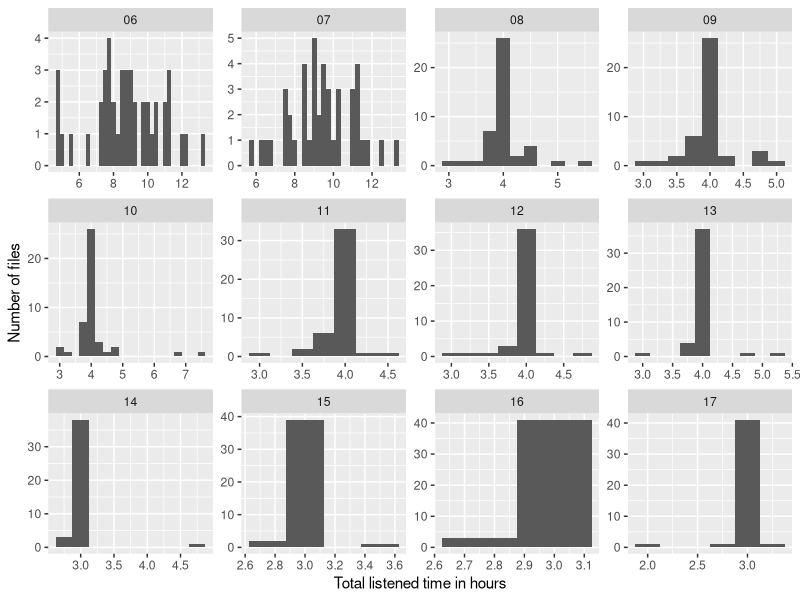

Recreate this plot in R.
## ---- chunk 1
knitr::opts_chunk$set(echo = TRUE)
#knitr::opts_knit$set(root.dir = normalizePath(".."))
#eb: i commented out the above so paths will work as they should; under
# knit you always want the knit directory to be the *project* directory
library(tidyverse)
library(kableExtra)
library(skimr)

## ---- chunk 2

listened_time <- read_csv("../output/Total_Listen_Time_Summary.csv")
listened_time_with_months <- listened_time %>% 
  separate(filename, into = c("subj","month"), sep = "_", extra="drop",remove=F)
skim(listened_time_with_months)
## ---- chunk 3
avgs <- listened_time_with_months %>% 
  group_by(month) %>% 
  summarise(mean_listen_time = round(mean(total_listen_time_hour), 2),
            sd_listen_time = round(sd(total_listen_time_hour),2),
            max = max(total_listen_time_hour), 
            min = min(total_listen_time_hour)
            )
knitr::kable(
  avgs,
  caption = "Mean, maximum and minimum listened time per month in hours"
) %>%
  kable_styling(bootstrap_options = c("striped", "hover", "condensed"), full_width = T, fixed_thead = T)

## ---- chunk 4
knitr::kable(
  listened_time_with_months[1:5,] %>% select(filename, ends_with("hour")),
  caption = "A tibble of listened time csv file"
) %>%
    kable_styling(bootstrap_options = c("striped", "hover", "condensed"), full_width = F, position = 'left')
## ---- chunk 5
ggplot(data = listened_time_with_months) + geom_histogram(mapping = aes(x = total_listen_time_hour),binwidth=.25) + facet_wrap(~ month, scales = "free") +
  labs(x = "Total listened time in hours", y = "Number of files")
## ---- chunk 6
headers <- c(
  "filename", 
  "month", 
  "silence_time_hour", 
  "skip_time_hour", 
  "skip_silence_overlap_hour", 
  "end_time_hour", 
  "total_listen_time_hour"
  )
sixseven_summary <- 
  listened_time_with_months %>%
  select(headers) %>%
  filter(month %in% c("06","07") & (total_listen_time_hour>12 | total_listen_time_hour<8)) %>%
  mutate(calculation_of_listen_time_hour = sprintf("= %s - (%s + %s - %s)", end_time_hour, skip_time_hour, silence_time_hour, skip_silence_overlap_hour)) %>% 
  arrange(total_listen_time_hour)

knitr::kable(sixseven_summary) %>%
  kable_styling(bootstrap_options = c("striped", "hover", "condensed", "bordered"), full_width = F, fixed_thead = T)
## ---- chunk 7
alternative <- listened_time_with_months %>%
  filter(month %in% c("06", "07")) %>%
  select(headers) %>%
  mutate(case1 = end_time_hour - (silence_time_hour - skip_silence_overlap_hour), case2 = end_time_hour - silence_time_hour) %>%
  filter(case1 > 12 | case1 < 8 | case2 > 12 | case2 < 8) %>% 
  arrange(total_listen_time_hour)

knitr::kable(alternative) %>%
  kable_styling(bootstrap_options = c("striped", "hover", "condensed", "bordered"), full_width = F, fixed_thead = T)
## ---- chunk 8
eight2thirteen <- 
  listened_time_with_months %>% 
  filter(month %in% c("08","09","10","11","12","13") & (total_listen_time_hour>4.25 | total_listen_time_hour<3.75 | num_raw_subregion<5)) %>%
  select(filename, month, ends_with("hour"),  -skip_silence_overlap_hour, contains("raw")) %>% 
  arrange(total_listen_time_hour)

listened_time_with_months %>% 
   filter(month %in% c("08","09","10","11","12","13") & num_raw_subregion<5) %>% 
  select(filename, month, ends_with("hour"),  -skip_silence_overlap_hour, contains("raw")) %>% 
  arrange(total_listen_time_hour) %>%
  knitr::kable() %>%
  kable_styling(bootstrap_options = c("striped", "hover", "condensed", "bordered"), full_width = F, fixed_thead = T)

## ---- chunk 9
knitr::kable(eight2thirteen, table.attr='class="bigTable"') %>%
    kable_styling(bootstrap_options = c("striped", "hover", "condensed", "bordered"), full_width = F, fixed_thead = T, position="left")
## ---- chunk 10
fourteen2seventeen <-
  listened_time_with_months %>% 
  filter(month %in% c("14","15","16","17") & (total_listen_time_hour>3.25 | total_listen_time_hour<2.75)) %>%
  select(filename, month, ends_with("hour"),  -skip_silence_overlap_hour, contains("raw")) %>% 
  arrange(total_listen_time_hour)

listened_time_with_months %>% 
   filter(month %in% c("14","15","16","17") & num_raw_subregion<5) %>% 
  select(filename, month, ends_with("hour"),  -skip_silence_overlap_hour, contains("raw")) %>% 
  arrange(total_listen_time_hour) %>%
  knitr::kable() %>%
  kable_styling(bootstrap_options = c("striped", "hover", "condensed", "bordered"), full_width = F, fixed_thead = T)
## ---- chunk 11
knitr::kable(fourteen2seventeen) %>%
      kable_styling(bootstrap_options = c("striped", "hover", "condensed", "bordered"), full_width = F, fixed_thead = T, position="left")
## ---- chunk 12
mini_listened_time_data <- listened_time_with_months %>% 
  dplyr::select(filename, subj, month, subregions, positions, ranks, counts, removals)

ranks_fixed <- mini_listened_time_data %>% 
  separate(ranks,  into= c("r1","r2","r3","r4","r5"), sep = "', '", remove = F) %>% 
  mutate( r1 = str_extract(r1, "\\d"),
          r2 = str_extract(r2, "\\d"),
          r3 = str_extract(r3, "\\d"),
          r4 = str_extract(r4, "\\d"),
          r5 = str_extract(r5, "\\d")) 

ranks_long <- ranks_fixed %>%  
  dplyr::select(filename, subj, month, r1:r5) %>% 
  pivot_longer(cols = r1:r5, names_to = "slot", values_to = "rank") %>% 
  mutate(slot = str_extract(slot, "\\d"))

positions_fixed <- mini_listened_time_data %>% 
  separate(positions,  into= c("p1","p2","p3","p4","p5"), sep = "', '", remove = F) %>%
  mutate( p1 = str_extract(p1, "\\d"),
          p2 = str_extract(p2, "\\d"),
          p3 = str_extract(p3, "\\d"),
          p4 = str_extract(p4, "\\d"),
          p5 = str_extract(p5, "\\d")) 

positions_long <- positions_fixed %>% 
  dplyr::select(filename, subj, month, p1:p5) %>% 
  pivot_longer(cols = p1:p5, names_to = "slot", values_to = "position") %>% 
  mutate(slot = str_extract(slot, "\\d"))

counts_fixed <- mini_listened_time_data %>%
  separate(counts, into= c("c1","c2","c3","c4","c5"), sep = ",", remove = F) %>%
  mutate( c1 = str_extract(c1, "\\d+"),
          c2 = str_extract(c2, "\\d+"),
          c3 = str_extract(c3, "\\d+"),
          c4 = str_extract(c4, "\\d+"),
          c5 = str_extract(c5, '\\d+')
    )

counts_long <- counts_fixed %>%
  select(filename, subj, month, c1:c5) %>%
  pivot_longer(cols = c1:c5, names_to = 'slot', values_to = 'counts') %>%
  mutate(slot = str_extract(slot, '\\d'))

removals_fixed <- mini_listened_time_data %>%
  separate(removals, into= c('re1', 're2', 're3', 're4', 're5'), sep = "', '", remove = FALSE) %>%
  mutate(
    re1 = str_extract(re1, "[A-Za-z\\s]+"),
    re2 = str_extract(re2, "[A-Za-z\\s]+"),
    re3 = str_extract(re3, "[A-Za-z\\s]+"),
    re4 = str_extract(re4, "[A-Za-z\\s]+"),
    re5 = str_extract(re5, "[A-Za-z\\s]+")
  )

removals_long <- removals_fixed %>%
  select(filename, subj, month, re1:re5) %>%
  pivot_longer(cols = re1:re5, names_to = 'slot', values_to = 'removals') %>%
  mutate(slot = str_extract(slot, '\\d'))
  

  
voila <- positions_long %>%
  left_join(ranks_long) %>%
  left_join(counts_long) %>%
  left_join(removals_long)

## ---- chunk 13
final <- 
  voila %>%
  filter(!(month %in% c('06', '07'))) %>%
  arrange(filename, position) %>%
  select(-slot)

skim(final)

# t1 <- final %>%
#   semi_join(eight2thirteen, by="filename")
# t2 <- final %>%
#   semi_join(fourteen2seventeen, by="filename")

# knitr::kable(t1, caption = 'Subregion summary for months 8 to 13') %>%
#       kable_styling(bootstrap_options = c("striped", "hover", "condensed", "bordered"), full_width = F, fixed_thead = T, position="left")
# 
# knitr::kable(t2, caption = 'Subregion summary for months 14 to 17') %>%
#       kable_styling(bootstrap_options = c("striped", "hover", "condensed", "bordered"), full_width = F, fixed_thead = T, position="left")
## ---- chunk 14
files_missing_rank <- final %>% 
  filter(is.na(rank)) %>% 
  group_by(filename, subj, month) %>% 
  summarise(num_sr_perfile = n_distinct(position)) %>% 
  arrange(num_sr_perfile, month)
files_missing_rank
## ---- chunk 15
  
final %>% 
  filter(month %in% c("08","09","10","11","12","13") & rank=="5" & counts != "0" & is.na(removals))

final %>% 
  filter(month %in% c("14","15","16","17") & (rank=="5"| rank=="4")  & counts != "0" & is.na(removals))

## ---- chunk 16
  
final %>% 
  filter(month %in% c("08","09","10","11","12","13") & rank!="5" & counts == "0")

final %>% 
  filter(month %in% c("14","15","16","17") & (rank!="5"&  rank!="4")  & counts == "0")

## ---- chunk 17
knitr::kable(final, caption = 'Subregion summary for the entire corpus') %>%
       kable_styling(bootstrap_options = c("striped", "hover", "condensed", "bordered"), full_width = F, fixed_thead = T, position="left")
## ---- chunk 18
counts_by_region <- 
  read_csv('../output/counts_by_region.csv') %>%
  separate(filename, into = c("subj","month"), sep = "_", extra="drop",remove=F) %>%
  filter(!(month %in% c("06", "07"))) %>%
  mutate(inside = total - outside)

counts_by_region %>%
knitr::kable(caption = 'Annotation counts by subregion for the entire corpus') %>%
       kable_styling(bootstrap_options = c("striped", "hover", "condensed", "bordered"), full_width = F, fixed_thead = T, position="left")

## ---- chunk 19
timeline <- read_csv('../output/timeline_data.csv')

timeline %>%
knitr::kable(caption = 'Timeline summary for the entire corpus') %>%
       kable_styling(bootstrap_options = c("striped", "hover", "condensed", "bordered"), full_width = F, fixed_thead = T, position="left")
